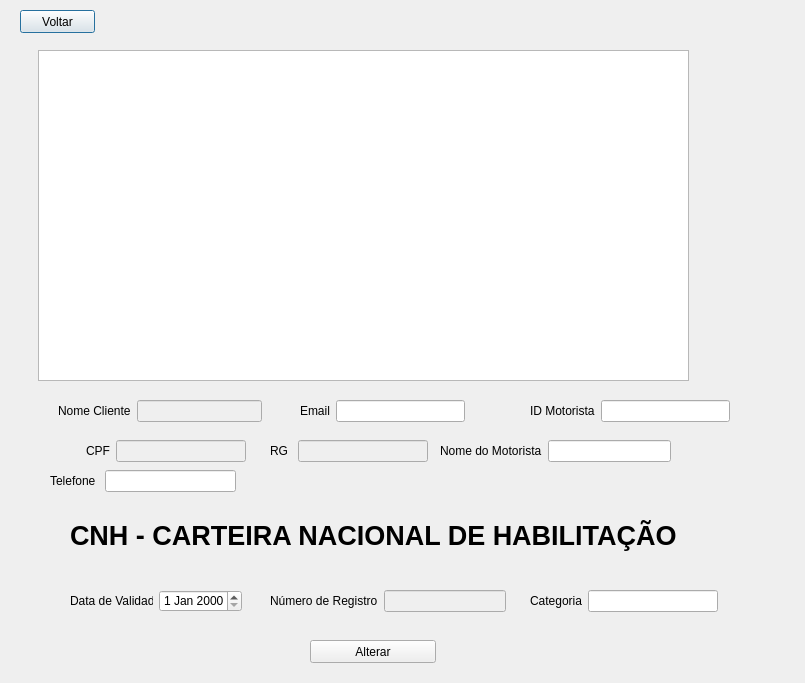
<?xml version="1.0" encoding="UTF-8"?>
<ui version="4.0">
 <class>TelaListarMotorista</class>
 <widget class="QDialog" name="TelaListarMotorista">
  <property name="geometry">
   <rect>
    <x>0</x>
    <y>0</y>
    <width>805</width>
    <height>683</height>
   </rect>
  </property>
  <property name="windowTitle">
   <string>Dialog</string>
  </property>
  <widget class="QPushButton" name="pushButtonVoltar">
   <property name="geometry">
    <rect>
     <x>20</x>
     <y>10</y>
     <width>75</width>
     <height>23</height>
    </rect>
   </property>
   <property name="text">
    <string>Voltar</string>
   </property>
  </widget>
  <widget class="QTableWidget" name="tblMotorista">
   <property name="geometry">
    <rect>
     <x>38</x>
     <y>50</y>
     <width>651</width>
     <height>331</height>
    </rect>
   </property>
   <property name="selectionMode">
    <enum>QAbstractItemView::SingleSelection</enum>
   </property>
   <property name="selectionBehavior">
    <enum>QAbstractItemView::SelectRows</enum>
   </property>
  </widget>
  <widget class="QPushButton" name="pushButton_Alterar">
   <property name="geometry">
    <rect>
     <x>310</x>
     <y>640</y>
     <width>126</width>
     <height>23</height>
    </rect>
   </property>
   <property name="text">
    <string>Alterar</string>
   </property>
  </widget>
  <widget class="QLabel" name="label_CNH">
   <property name="geometry">
    <rect>
     <x>70</x>
     <y>520</y>
     <width>631</width>
     <height>31</height>
    </rect>
   </property>
   <property name="font">
    <font>
     <family>Arial</family>
     <pointsize>20</pointsize>
     <weight>75</weight>
     <bold>true</bold>
    </font>
   </property>
   <property name="text">
    <string>CNH - CARTEIRA NACIONAL DE HABILITAÇÃO</string>
   </property>
  </widget>
  <widget class="QWidget" name="layoutWidget_3">
   <property name="geometry">
    <rect>
     <x>270</x>
     <y>590</y>
     <width>236</width>
     <height>22</height>
    </rect>
   </property>
   <layout class="QHBoxLayout" name="horizontalLayout_2">
    <item>
     <widget class="QLabel" name="label_NumeroResgistro">
      <property name="text">
       <string>Número de Registro</string>
      </property>
     </widget>
    </item>
    <item>
     <widget class="QLineEdit" name="lineEdit_NumeroRegistro">
      <property name="enabled">
       <bool>false</bool>
      </property>
     </widget>
    </item>
   </layout>
  </widget>
  <widget class="QWidget" name="layoutWidget_4">
   <property name="geometry">
    <rect>
     <x>70</x>
     <y>590</y>
     <width>172</width>
     <height>22</height>
    </rect>
   </property>
   <layout class="QHBoxLayout" name="horizontalLayout">
    <item>
     <widget class="QLabel" name="label_DataValidade">
      <property name="text">
       <string>Data de Validade</string>
      </property>
     </widget>
    </item>
    <item>
     <widget class="QDateEdit" name="dateEditData"/>
    </item>
   </layout>
  </widget>
  <widget class="QWidget" name="layoutWidget">
   <property name="geometry">
    <rect>
     <x>440</x>
     <y>440</y>
     <width>231</width>
     <height>22</height>
    </rect>
   </property>
   <layout class="QHBoxLayout" name="horizontalLayout_3">
    <item>
     <widget class="QLabel" name="label_7">
      <property name="text">
       <string>Nome do Motorista</string>
      </property>
     </widget>
    </item>
    <item>
     <widget class="QLineEdit" name="lineEdit_NomeMotorista"/>
    </item>
   </layout>
  </widget>
  <widget class="QWidget" name="layoutWidget">
   <property name="geometry">
    <rect>
     <x>270</x>
     <y>440</y>
     <width>158</width>
     <height>22</height>
    </rect>
   </property>
   <layout class="QHBoxLayout" name="horizontalLayout_5">
    <item>
     <widget class="QLabel" name="label_8">
      <property name="text">
       <string>RG </string>
      </property>
     </widget>
    </item>
    <item>
     <widget class="QLineEdit" name="lineEdit_RG_Motorista">
      <property name="enabled">
       <bool>false</bool>
      </property>
     </widget>
    </item>
   </layout>
  </widget>
  <widget class="QWidget" name="layoutWidget">
   <property name="geometry">
    <rect>
     <x>86</x>
     <y>440</y>
     <width>160</width>
     <height>22</height>
    </rect>
   </property>
   <layout class="QHBoxLayout" name="horizontalLayout_6">
    <item>
     <widget class="QLabel" name="label_CPF">
      <property name="text">
       <string>CPF</string>
      </property>
     </widget>
    </item>
    <item>
     <widget class="QLineEdit" name="txtCPF">
      <property name="enabled">
       <bool>false</bool>
      </property>
     </widget>
    </item>
   </layout>
  </widget>
  <widget class="QWidget" name="layoutWidget">
   <property name="geometry">
    <rect>
     <x>58</x>
     <y>400</y>
     <width>204</width>
     <height>22</height>
    </rect>
   </property>
   <layout class="QHBoxLayout" name="horizontalLayout_7">
    <item>
     <widget class="QLabel" name="labelNomeMot">
      <property name="text">
       <string>Nome Cliente</string>
      </property>
     </widget>
    </item>
    <item>
     <widget class="QLineEdit" name="txtNomeC">
      <property name="enabled">
       <bool>false</bool>
      </property>
     </widget>
    </item>
   </layout>
  </widget>
  <widget class="QWidget" name="layoutWidget">
   <property name="geometry">
    <rect>
     <x>50</x>
     <y>470</y>
     <width>186</width>
     <height>22</height>
    </rect>
   </property>
   <layout class="QHBoxLayout" name="horizontalLayout_8">
    <item>
     <widget class="QLabel" name="label_9">
      <property name="text">
       <string>Telefone </string>
      </property>
     </widget>
    </item>
    <item>
     <widget class="QLineEdit" name="lineEdit_Telefone_Motorista"/>
    </item>
   </layout>
  </widget>
  <widget class="QWidget" name="layoutWidget">
   <property name="geometry">
    <rect>
     <x>300</x>
     <y>400</y>
     <width>165</width>
     <height>22</height>
    </rect>
   </property>
   <layout class="QHBoxLayout" name="horizontalLayout_9">
    <item>
     <widget class="QLabel" name="label_10">
      <property name="text">
       <string>Email</string>
      </property>
     </widget>
    </item>
    <item>
     <widget class="QLineEdit" name="lineEdit_Email_Motorista"/>
    </item>
   </layout>
  </widget>
  <widget class="QWidget" name="layoutWidget">
   <property name="geometry">
    <rect>
     <x>530</x>
     <y>590</y>
     <width>188</width>
     <height>22</height>
    </rect>
   </property>
   <layout class="QHBoxLayout" name="horizontalLayout_4">
    <item>
     <widget class="QLabel" name="label_11">
      <property name="text">
       <string>Categoria</string>
      </property>
     </widget>
    </item>
    <item>
     <widget class="QLineEdit" name="lineEditCategoria"/>
    </item>
   </layout>
  </widget>
  <widget class="QWidget" name="layoutWidget">
   <property name="geometry">
    <rect>
     <x>530</x>
     <y>400</y>
     <width>200</width>
     <height>22</height>
    </rect>
   </property>
   <layout class="QHBoxLayout" name="horizontalLayout_10">
    <item>
     <widget class="QLabel" name="label">
      <property name="text">
       <string>ID Motorista</string>
      </property>
     </widget>
    </item>
    <item>
     <widget class="QLineEdit" name="lineEditID"/>
    </item>
   </layout>
  </widget>
 </widget>
 <resources/>
 <connections/>
</ui>
